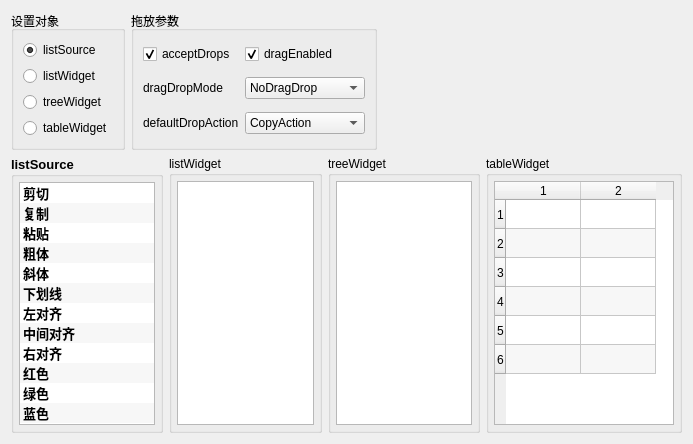
<?xml version="1.0" encoding="UTF-8"?>
<ui version="4.0">
 <class>Widget</class>
 <widget class="QWidget" name="Widget">
  <property name="geometry">
   <rect>
    <x>0</x>
    <y>0</y>
    <width>693</width>
    <height>444</height>
   </rect>
  </property>
  <property name="windowTitle">
   <string>具有DragDrop功能的组件</string>
  </property>
  <layout class="QVBoxLayout" name="verticalLayout_11">
   <item>
    <layout class="QHBoxLayout" name="horizontalLayout_top">
     <item>
      <widget class="QGroupBox" name="groupBox_setObj">
       <property name="title">
        <string>设置对象</string>
       </property>
       <layout class="QVBoxLayout" name="verticalLayout_6">
        <item>
         <widget class="QRadioButton" name="radioListSource">
          <property name="text">
           <string>listSource</string>
          </property>
          <property name="checked">
           <bool>true</bool>
          </property>
         </widget>
        </item>
        <item>
         <widget class="QRadioButton" name="radioListWidget">
          <property name="text">
           <string>listWidget</string>
          </property>
         </widget>
        </item>
        <item>
         <widget class="QRadioButton" name="radioTreeWidget">
          <property name="text">
           <string>treeWidget</string>
          </property>
         </widget>
        </item>
        <item>
         <widget class="QRadioButton" name="radioTableWidget">
          <property name="text">
           <string>tableWidget</string>
          </property>
         </widget>
        </item>
       </layout>
      </widget>
     </item>
     <item>
      <widget class="QGroupBox" name="groupBox_params">
       <property name="title">
        <string>拖放参数</string>
       </property>
       <layout class="QGridLayout" name="gridLayout_2">
        <property name="verticalSpacing">
         <number>9</number>
        </property>
        <item row="1" column="0">
         <widget class="QLabel" name="label_dragDropMode">
          <property name="text">
           <string>dragDropMode</string>
          </property>
         </widget>
        </item>
        <item row="0" column="0">
         <widget class="QCheckBox" name="chkBoxAcceptDrops">
          <property name="text">
           <string>acceptDrops</string>
          </property>
          <property name="checked">
           <bool>true</bool>
          </property>
         </widget>
        </item>
        <item row="0" column="1">
         <widget class="QCheckBox" name="chkBoxDragEnabled">
          <property name="text">
           <string>dragEnabled</string>
          </property>
          <property name="checked">
           <bool>true</bool>
          </property>
         </widget>
        </item>
        <item row="2" column="1">
         <widget class="QComboBox" name="comboDefaultAction">
          <item>
           <property name="text">
            <string>CopyAction</string>
           </property>
          </item>
          <item>
           <property name="text">
            <string>MoveAction</string>
           </property>
          </item>
          <item>
           <property name="text">
            <string>LinkAction</string>
           </property>
          </item>
          <item>
           <property name="text">
            <string>IgnoreAction</string>
           </property>
          </item>
         </widget>
        </item>
        <item row="2" column="0">
         <widget class="QLabel" name="label_defaultDropAction">
          <property name="text">
           <string>defaultDropAction</string>
          </property>
         </widget>
        </item>
        <item row="1" column="1">
         <widget class="QComboBox" name="comboMode">
          <property name="minimumSize">
           <size>
            <width>120</width>
            <height>0</height>
           </size>
          </property>
          <item>
           <property name="text">
            <string>NoDragDrop</string>
           </property>
          </item>
          <item>
           <property name="text">
            <string>DragOnly</string>
           </property>
          </item>
          <item>
           <property name="text">
            <string>DropOnly</string>
           </property>
          </item>
          <item>
           <property name="text">
            <string>DragDrop</string>
           </property>
          </item>
          <item>
           <property name="text">
            <string>InternalMove</string>
           </property>
          </item>
         </widget>
        </item>
       </layout>
      </widget>
     </item>
     <item>
      <spacer name="horizontalSpacer">
       <property name="orientation">
        <enum>Qt::Horizontal</enum>
       </property>
       <property name="sizeHint" stdset="0">
        <size>
         <width>40</width>
         <height>20</height>
        </size>
       </property>
      </spacer>
     </item>
    </layout>
   </item>
   <item>
    <layout class="QHBoxLayout" name="horizontalLayout_bottom">
     <item>
      <widget class="QGroupBox" name="groupBox_listSource">
       <property name="font">
        <font>
         <pointsize>10</pointsize>
         <bold>true</bold>
        </font>
       </property>
       <property name="title">
        <string>listSource</string>
       </property>
       <property name="flat">
        <bool>false</bool>
       </property>
       <property name="checkable">
        <bool>false</bool>
       </property>
       <layout class="QVBoxLayout" name="verticalLayout_8">
        <property name="leftMargin">
         <number>5</number>
        </property>
        <property name="topMargin">
         <number>5</number>
        </property>
        <property name="rightMargin">
         <number>5</number>
        </property>
        <property name="bottomMargin">
         <number>5</number>
        </property>
        <item>
         <widget class="QListWidget" name="listSource">
          <property name="editTriggers">
           <set>QAbstractItemView::NoEditTriggers</set>
          </property>
          <property name="dragDropMode">
           <enum>QAbstractItemView::DragOnly</enum>
          </property>
          <property name="alternatingRowColors">
           <bool>true</bool>
          </property>
          <property name="uniformItemSizes">
           <bool>false</bool>
          </property>
          <property name="selectionRectVisible">
           <bool>true</bool>
          </property>
          <item>
           <property name="text">
            <string>剪切</string>
           </property>
           <property name="icon">
            <iconset resource="res.qrc">
             <normaloff>:/icons/images/200.bmp</normaloff>:/icons/images/200.bmp</iconset>
           </property>
          </item>
          <item>
           <property name="text">
            <string>复制</string>
           </property>
           <property name="icon">
            <iconset resource="res.qrc">
             <normaloff>:/icons/images/202.bmp</normaloff>:/icons/images/202.bmp</iconset>
           </property>
          </item>
          <item>
           <property name="text">
            <string>粘贴</string>
           </property>
           <property name="icon">
            <iconset resource="res.qrc">
             <normaloff>:/icons/images/204.bmp</normaloff>:/icons/images/204.bmp</iconset>
           </property>
          </item>
          <item>
           <property name="text">
            <string>粗体</string>
           </property>
           <property name="icon">
            <iconset resource="res.qrc">
             <normaloff>:/icons/images/500.bmp</normaloff>:/icons/images/500.bmp</iconset>
           </property>
          </item>
          <item>
           <property name="text">
            <string>斜体</string>
           </property>
           <property name="icon">
            <iconset resource="res.qrc">
             <normaloff>:/icons/images/502.bmp</normaloff>:/icons/images/502.bmp</iconset>
           </property>
          </item>
          <item>
           <property name="text">
            <string>下划线</string>
           </property>
           <property name="icon">
            <iconset resource="res.qrc">
             <normaloff>:/icons/images/504.bmp</normaloff>:/icons/images/504.bmp</iconset>
           </property>
          </item>
          <item>
           <property name="text">
            <string>左对齐</string>
           </property>
           <property name="icon">
            <iconset resource="res.qrc">
             <normaloff>:/icons/images/508.bmp</normaloff>:/icons/images/508.bmp</iconset>
           </property>
          </item>
          <item>
           <property name="text">
            <string>中间对齐</string>
           </property>
           <property name="icon">
            <iconset resource="res.qrc">
             <normaloff>:/icons/images/510.bmp</normaloff>:/icons/images/510.bmp</iconset>
           </property>
          </item>
          <item>
           <property name="text">
            <string>右对齐</string>
           </property>
           <property name="icon">
            <iconset resource="res.qrc">
             <normaloff>:/icons/images/512.bmp</normaloff>:/icons/images/512.bmp</iconset>
           </property>
          </item>
          <item>
           <property name="text">
            <string>红色</string>
           </property>
           <property name="icon">
            <iconset resource="res.qrc">
             <normaloff>:/icons/images/718.bmp</normaloff>:/icons/images/718.bmp</iconset>
           </property>
          </item>
          <item>
           <property name="text">
            <string>绿色</string>
           </property>
           <property name="icon">
            <iconset resource="res.qrc">
             <normaloff>:/icons/images/724.bmp</normaloff>:/icons/images/724.bmp</iconset>
           </property>
          </item>
          <item>
           <property name="text">
            <string>蓝色</string>
           </property>
           <property name="icon">
            <iconset resource="res.qrc">
             <normaloff>:/icons/images/728.bmp</normaloff>:/icons/images/728.bmp</iconset>
           </property>
          </item>
         </widget>
        </item>
       </layout>
      </widget>
     </item>
     <item>
      <widget class="QGroupBox" name="groupBox_listWidget">
       <property name="title">
        <string>listWidget</string>
       </property>
       <layout class="QVBoxLayout" name="verticalLayout_10">
        <property name="leftMargin">
         <number>5</number>
        </property>
        <property name="topMargin">
         <number>5</number>
        </property>
        <property name="rightMargin">
         <number>5</number>
        </property>
        <property name="bottomMargin">
         <number>5</number>
        </property>
        <item>
         <widget class="QListWidget" name="listWidget">
          <property name="editTriggers">
           <set>QAbstractItemView::NoEditTriggers</set>
          </property>
          <property name="dragDropMode">
           <enum>QAbstractItemView::NoDragDrop</enum>
          </property>
          <property name="defaultDropAction">
           <enum>Qt::CopyAction</enum>
          </property>
          <property name="viewMode">
           <enum>QListView::ListMode</enum>
          </property>
         </widget>
        </item>
       </layout>
      </widget>
     </item>
     <item>
      <widget class="QGroupBox" name="groupBox_treeWidget">
       <property name="title">
        <string>treeWidget</string>
       </property>
       <layout class="QVBoxLayout" name="verticalLayout_9">
        <property name="leftMargin">
         <number>5</number>
        </property>
        <property name="topMargin">
         <number>5</number>
        </property>
        <property name="rightMargin">
         <number>5</number>
        </property>
        <property name="bottomMargin">
         <number>5</number>
        </property>
        <item>
         <widget class="QTreeWidget" name="treeWidget">
          <property name="acceptDrops">
           <bool>true</bool>
          </property>
          <property name="editTriggers">
           <set>QAbstractItemView::NoEditTriggers</set>
          </property>
          <property name="dragDropOverwriteMode">
           <bool>true</bool>
          </property>
          <property name="dragDropMode">
           <enum>QAbstractItemView::InternalMove</enum>
          </property>
          <property name="defaultDropAction">
           <enum>Qt::MoveAction</enum>
          </property>
          <attribute name="headerVisible">
           <bool>false</bool>
          </attribute>
          <column>
           <property name="text">
            <string notr="true">1</string>
           </property>
          </column>
         </widget>
        </item>
       </layout>
      </widget>
     </item>
     <item>
      <widget class="QGroupBox" name="groupBox_tableWidget">
       <property name="title">
        <string>tableWidget</string>
       </property>
       <layout class="QVBoxLayout" name="verticalLayout_7">
        <property name="leftMargin">
         <number>5</number>
        </property>
        <property name="topMargin">
         <number>5</number>
        </property>
        <property name="rightMargin">
         <number>5</number>
        </property>
        <property name="bottomMargin">
         <number>5</number>
        </property>
        <item>
         <widget class="QTableWidget" name="tableWidget">
          <property name="minimumSize">
           <size>
            <width>180</width>
            <height>0</height>
           </size>
          </property>
          <property name="editTriggers">
           <set>QAbstractItemView::NoEditTriggers</set>
          </property>
          <property name="dragDropMode">
           <enum>QAbstractItemView::DropOnly</enum>
          </property>
          <property name="defaultDropAction">
           <enum>Qt::CopyAction</enum>
          </property>
          <property name="alternatingRowColors">
           <bool>true</bool>
          </property>
          <property name="selectionMode">
           <enum>QAbstractItemView::SingleSelection</enum>
          </property>
          <property name="rowCount">
           <number>6</number>
          </property>
          <property name="columnCount">
           <number>2</number>
          </property>
          <attribute name="horizontalHeaderDefaultSectionSize">
           <number>75</number>
          </attribute>
          <attribute name="verticalHeaderDefaultSectionSize">
           <number>29</number>
          </attribute>
          <row/>
          <row/>
          <row/>
          <row/>
          <row/>
          <row/>
          <column/>
          <column/>
         </widget>
        </item>
       </layout>
      </widget>
     </item>
    </layout>
   </item>
  </layout>
 </widget>
 <resources>
  <include location="res.qrc"/>
 </resources>
 <connections/>
</ui>
